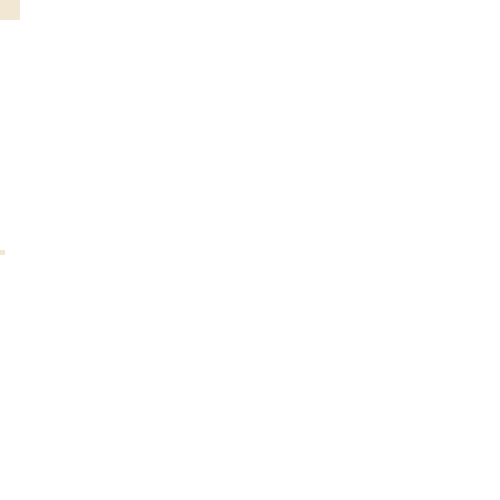
Frame 1 (no input)
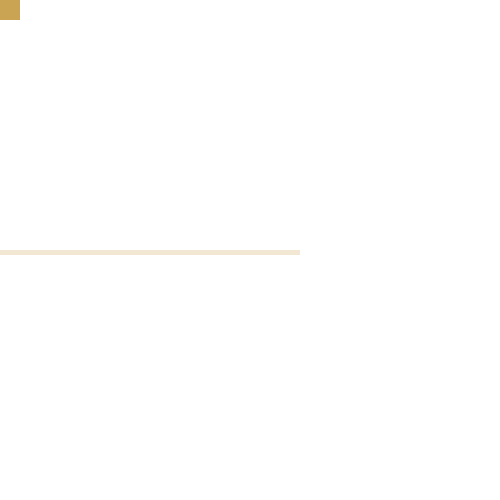
Frame 60 (the mouse pressed at the canvas centre just before this capture)
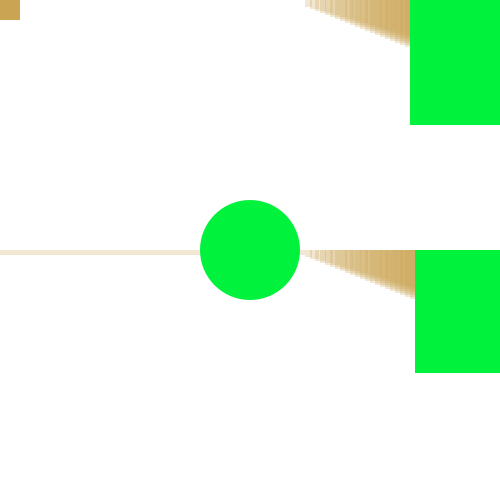
Frame 120 (the mouse held since frame 60 and released just before this capture)

The Processing sketch that drew these frames (run headless with seeded random() and noise(); from frame 60 on, the mouse is pressed at the canvas centre):

// Processing sketch: processing_174511
// ── processing_174511.pde

int timer = 0;
int eSize = 5; 
int speed = 5;
int x, y;  
int c;

void setup() {
  size(500, 500);
  background(255);
  noStroke();
  frameRate(30);
  smooth();
  fill(200,random(255),80,random(255));
  

}


 
void draw() {
  //background(255);
  rect(mouseX, mouseY, 20, 20);
  rect(x, height/2, eSize, eSize);  
  x = x + speed; 
  
    if(mousePressed == true){
    eSize += 2;
    rect(x,y, eSize,eSize);
}

  
  if(x > width || x < 0) {
    speed = -speed; 
    
      if(timer > 3*30 ){    
    fill(0, 80, 80);     
  }
  else{                 
    fill(0, random(255),random(255));    
  }
  ellipse(width/2, height/2, 100, 100); 
 
  if(mousePressed) {   
    println(timer/30);  
  }
  timer ++;
}
  }
  
  
  void keyPressed() {
  background(255);
  fill(255, 255, 255);
  text(key, width/2, height/2);
 
  switch(key) {
    case 'N':
      x += 5;
      println("N");
      break;
  }
  }
  
  
  
  void mouseMoved(){
  c += 1;
  if(c > width/2){
    c = 255;
  }
}


  

 
